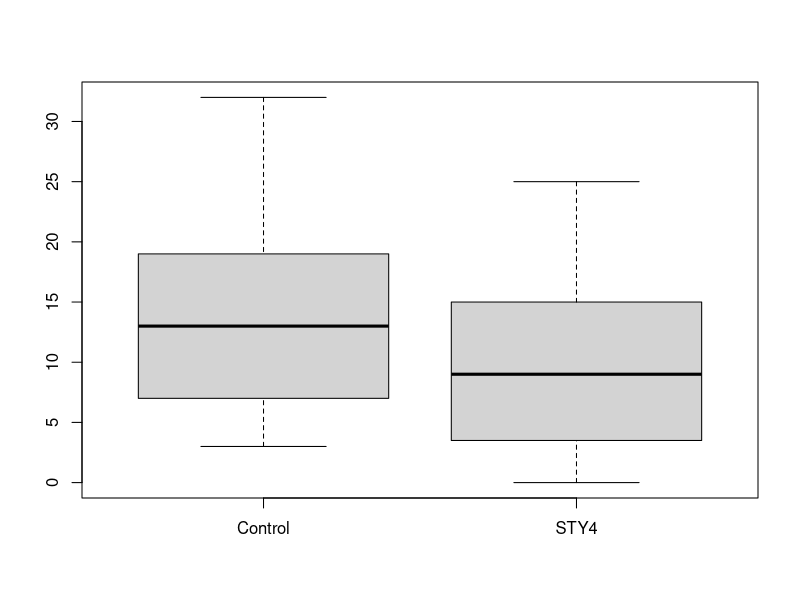

Reproduce this figure in R.
set.seed(1407)

control <- c(10,17,3,11,22,23,6,23,3,19,23,13,11,15,24,28,4,3,7,13,8,6,25,14,7,23,17,19,11,6,14,12,11,16,5,4,18,32)
STY4 <- c(3,7,10,1,5,10,3,2,16,18,11,8,6,14,16,17,22,5,0,12,16,2,2,15,0,5,10,11,15,11,9,3,5,16,4,12,3,25,0,18,0,9,6,23,8,11,15)

boxplot(control, STY4, names=c("Control", "STY4"))

t.test(control, STY4, var.equal=TRUE)
t.test(control, STY4, var.equal=FALSE)
